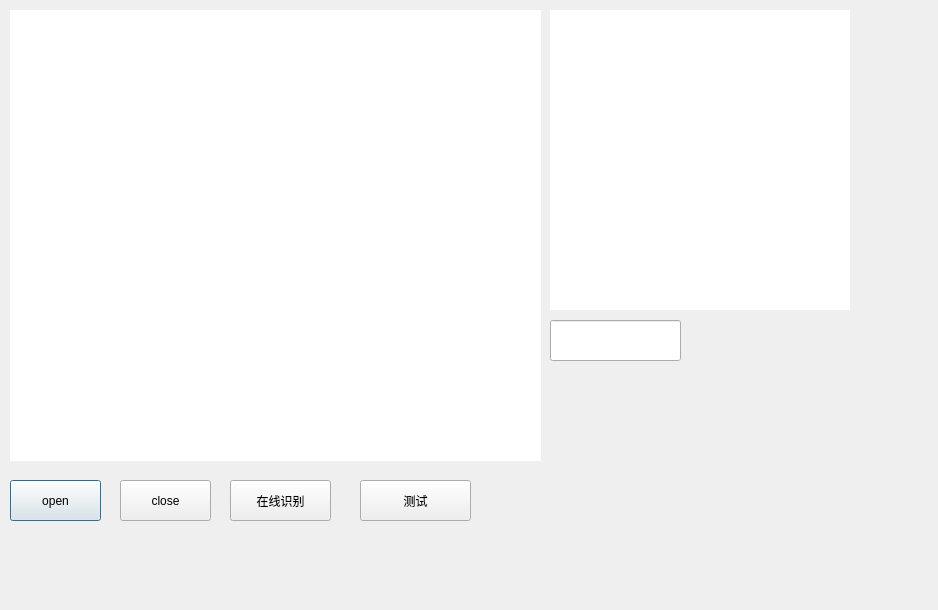
<?xml version="1.0" encoding="UTF-8"?>
<ui version="4.0">
 <class>faceRecognition</class>
 <widget class="QDialog" name="faceRecognition">
  <property name="geometry">
   <rect>
    <x>0</x>
    <y>0</y>
    <width>938</width>
    <height>610</height>
   </rect>
  </property>
  <property name="windowTitle">
   <string>Dialog</string>
  </property>
  <widget class="QLabel" name="video">
   <property name="geometry">
    <rect>
     <x>10</x>
     <y>10</y>
     <width>531</width>
     <height>451</height>
    </rect>
   </property>
   <property name="styleSheet">
    <string notr="true">background-color: rgb(255, 255, 255);</string>
   </property>
   <property name="text">
    <string/>
   </property>
  </widget>
  <widget class="QPushButton" name="open">
   <property name="geometry">
    <rect>
     <x>10</x>
     <y>480</y>
     <width>91</width>
     <height>41</height>
    </rect>
   </property>
   <property name="text">
    <string>open</string>
   </property>
  </widget>
  <widget class="QLabel" name="face">
   <property name="geometry">
    <rect>
     <x>550</x>
     <y>10</y>
     <width>300</width>
     <height>300</height>
    </rect>
   </property>
   <property name="styleSheet">
    <string notr="true">background-color: rgb(255, 255, 255);</string>
   </property>
   <property name="text">
    <string/>
   </property>
  </widget>
  <widget class="QLineEdit" name="name">
   <property name="geometry">
    <rect>
     <x>550</x>
     <y>320</y>
     <width>131</width>
     <height>41</height>
    </rect>
   </property>
  </widget>
  <widget class="QPushButton" name="close">
   <property name="geometry">
    <rect>
     <x>120</x>
     <y>480</y>
     <width>91</width>
     <height>41</height>
    </rect>
   </property>
   <property name="text">
    <string>close</string>
   </property>
  </widget>
  <widget class="QPushButton" name="recognition">
   <property name="geometry">
    <rect>
     <x>230</x>
     <y>480</y>
     <width>101</width>
     <height>41</height>
    </rect>
   </property>
   <property name="text">
    <string>在线识别</string>
   </property>
  </widget>
  <widget class="QPushButton" name="test">
   <property name="geometry">
    <rect>
     <x>360</x>
     <y>480</y>
     <width>111</width>
     <height>41</height>
    </rect>
   </property>
   <property name="text">
    <string>测试</string>
   </property>
  </widget>
 </widget>
 <resources/>
 <connections/>
</ui>
